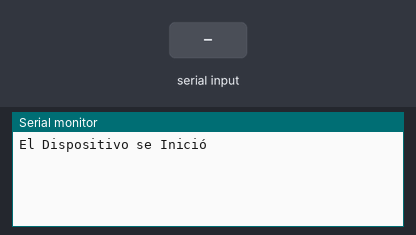
The sketch below on a simulated ESP32. On the bench: the last lines printed to the serial monitor. The test bench sets the inputs (shaded band). Nothing arrives over Bluetooth unless stated.

Above: at 1.2 s.
1.3 s: "1" received over the second serial link
At 2.0 s:
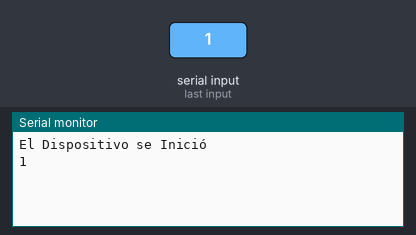
2.8 s: "0" received over the second serial link
At 4.2 s:
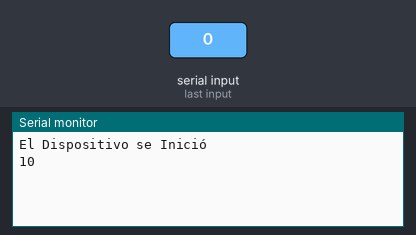

Measured:
- after the input at 1.3 s, the serial monitor: prints a new line at once (image 1)
- after the input at 2.8 s, the serial monitor: prints a new line at once (image 2)

The sketch:

P4E53.ino
```cpp
#include "BluetoothSerial.h"

String device_name = "Roberto";

#if !defined(CONFIG_BT_ENABLED) || !defined(CONFIG_BLUEDROID_ENABLED)
#error Bluetooth is not enabled! Please run `make menuconfig` to and enable it
#endif

BluetoothSerial SerialBT;

void setup() {
  Serial.begin(115200);
  SerialBT.begin("device_name"); //Bluetooth device name
  Serial.println("El Dispositivo se Inició");
}

void loop() {
  if (Serial.available()) {
    SerialBT.write(Serial.read());
  }
  if (SerialBT.available()) {
    Serial.write(SerialBT.read());
  }
  delay(20);
}
```
